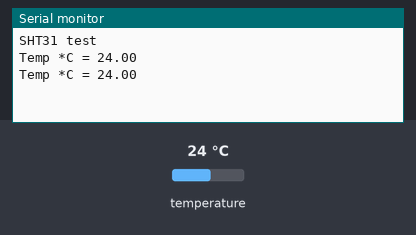
A sketch run on a simulated Arduino Uno, built with avr-gcc and run on an emulated ATmega328P. Parts: the last lines printed to the serial monitor. The inputs (shaded band) are chosen by the test bench; at power-on: temperature 24 °C.

Above: at 1.8 s.
1.9 s: temperature set to 12 °C
At 2.9 s:
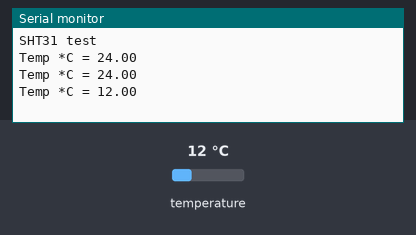
3.4 s: temperature set to 19 °C
At 4.9 s:
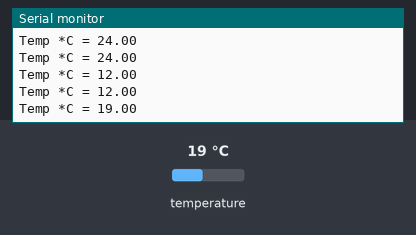
Timing chart, 0 to 6.4 s (numbered marks = the images above; inputs shaded):
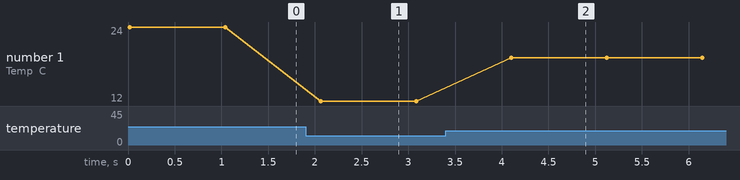

The sketch:

Temperature_Sensing_Test_Code.ino
```cpp
/*
  Author: Michelle Frolio and Jeremy Sher
  Description: This code is to test the temperature and EC sensor for the methane sensor clinic
*/

#include <Arduino.h>
#include <Wire.h>
#include "Adafruit_SHT31.h"

Adafruit_SHT31 sht31 = Adafruit_SHT31();

void setup() {
  // Begin Serial Monitor to Display Data
  Serial.begin(9600);


  Serial.println("SHT31 test");
  if (! sht31.begin(0x44))
  {   // Set to 0x45 for alternate i2c addr
    Serial.println("Couldn't find SHT31");
    while (1) delay(1);
  }

}

void loop() {
  float t = sht31.readTemperature();

  if (! isnan(t)) {  // check if 'is not a number'
    Serial.print("Temp *C = "); Serial.print(t); Serial.println("\t\t");
  } else {
    Serial.println("Failed to read temperature");
  }

  delay(1000);

}
```

Measured:
- after the input at 1.9 s, the serial monitor: prints a new line after 0.16 s (image 1)
- after the input at 3.4 s, the serial monitor: prints a new line after 0.70 s (image 2)
- plotted number 1: 24 → 12 after the input at 1.9 s, 12 → 19 after the input at 3.4 s
